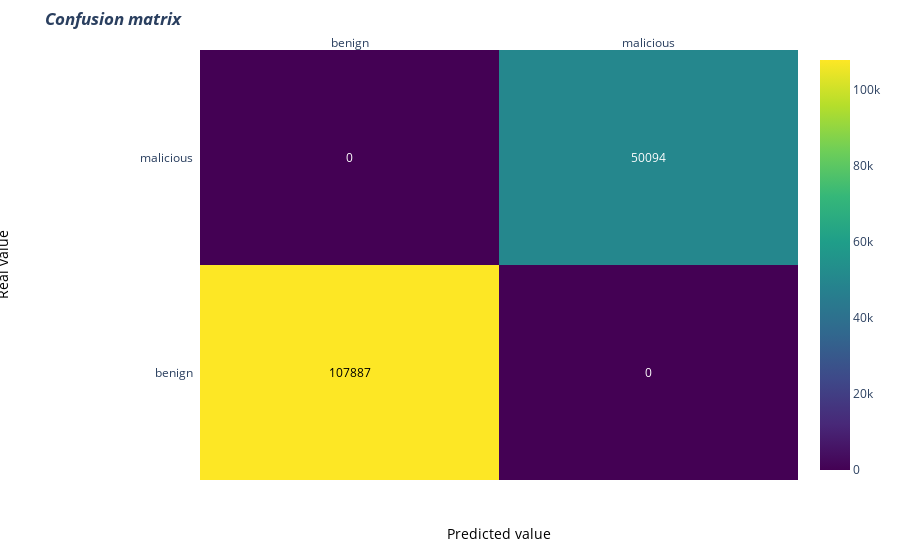

Notebook code cell kept with this figure:
### Code cell
y_pred = rfc_Binary_classification.predict(X_val)
z = confusion_matrix(y_val, y_pred)
displayClasificationResults(z, y_val, y_pred, 2)

### Figure 1 — Plotly figure (JSON) as saved in the notebook; plotly's stock layout.template omitted (floating-point values rounded to 4 significant figures)
{"data": [{"colorscale": [[0, "#440154"], [0.1111, "#482878"], [0.2222, "#3e4989"], [0.3333, "#31688e"], [0.4444, "#26828e"], [0.5556, "#1f9e89"], [0.6667, "#35b779"], [0.7778, "#6ece58"], [0.8889, "#b5de2b"], [1, "#fde725"]], "reversescale": false, "showscale": true, "type": "heatmap", "x": ["benign", "malicious"], "y": ["benign", "malicious"], "z": [[107887, 0], [0, 50094]]}], "layout": {"annotations": [{"font": {"color": "#000000"}, "showarrow": false, "text": "107887", "x": "benign", "xref": "x", "y": "benign", "yref": "y"}, {"font": {"color": "#FFFFFF"}, "showarrow": false, "text": "0", "x": "malicious", "xref": "x", "y": "benign", "yref": "y"}, {"font": {"color": "#FFFFFF"}, "showarrow": false, "text": "0", "x": "benign", "xref": "x", "y": "malicious", "yref": "y"}, {"font": {"color": "#FFFFFF"}, "showarrow": false, "text": "50094", "x": "malicious", "xref": "x", "y": "malicious", "yref": "y"}, {"font": {"color": "black", "size": 14}, "showarrow": false, "text": "Predicted value", "x": 0.5, "xref": "paper", "y": -0.15, "yref": "paper"}, {"font": {"color": "black", "size": 14}, "showarrow": false, "text": "Real value", "textangle": -90, "x": -0.35, "xref": "paper", "y": 0.5, "yref": "paper"}], "margin": {"l": 200, "t": 50}, "title": {"text": "<i><b>Confusion matrix</b></i>"}, "xaxis": {"dtick": 1, "gridcolor": "rgb(0, 0, 0)", "side": "top", "ticks": ""}, "yaxis": {"dtick": 1, "ticks": "", "ticksuffix": "  "}}}
